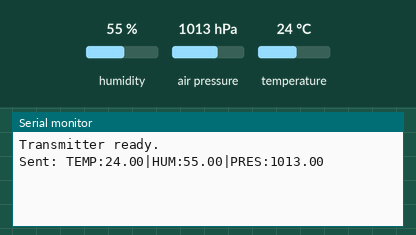
Recording of a sketch running on a simulated ESP32. On the bench: the last lines printed to the serial monitor. The test bench sets the inputs (shaded band); at power-on: humidity 55 %, air pressure 1013 hPa, temperature 24 °C. The modem accepts every AT command (registered, SIM ready, sends succeed) and sends nothing else.

Above: at 3.6 s.
3.7 s: humidity set to 22 %
11.2 s: air pressure set to 952 hPa
At 13.8 s:
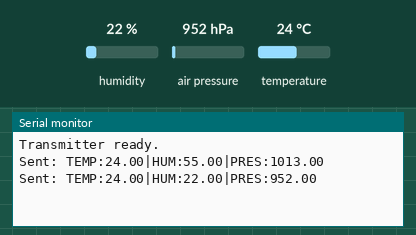
18.7 s: temperature set to 12 °C
At 22.8 s:
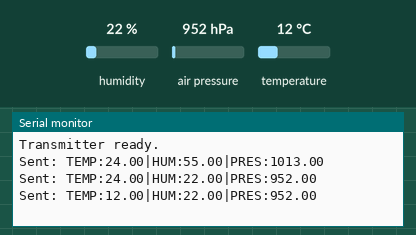

The sketch:

Transmitter.ino
```cpp
// Transmitter.ino

#include <HardwareSerial.h>
#include <Arduino.h>
#include <Adafruit_Sensor.h>
#include <Adafruit_BME280.h>


Adafruit_BME280 bme;
HardwareSerial LoRaSerial(2);

void setup() {
  Serial.begin(115200);

  if (!bme.begin(0x76)) {
    Serial.println("Could not find BME280 sensor");
    while (1);
  }

  LoRaSerial.begin(115200, SERIAL_8N1, 16, 17);

  delay(2000);

  // Set LoRa Parameters
  LoRaSerial.println("AT+BAND=915900000");
  delay(100);
  LoRaSerial.println("AT+ADDRESS=9");
  delay(100);
  LoRaSerial.println("AT+NETWORKID=26");
  delay(100);
  LoRaSerial.println("AT+POWER=20");
  delay(100);

  Serial.println("Transmitter ready.");
}

void loop() {
  float temp = bme.readTemperature();
  float humidity = bme.readHumidity();
  float pressure = bme.readPressure() / 100.0F;

  String message = "TEMP:" + String(temp, 2) +
                   "|HUM:" + String(humidity, 2) +
                   "|PRES:" + String(pressure, 2);
  String command = "AT+SEND=10," + String(message.length()) + "," + message;
  LoRaSerial.println(command);

  Serial.println("Sent: " + message);

  delay(10000); // Send every 10 seconds
}
```

Measured:
- after the input at 11.2 s, the serial monitor: prints a new line after 1.2 s (image 1)
- after the input at 18.7 s, the serial monitor: prints a new line after 3.7 s (image 2)
